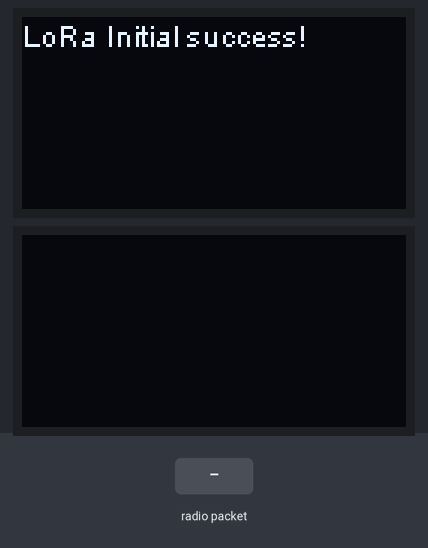
A sketch run on a simulated ESP32. Parts: 2 × 128×64 one-colour display. Inputs (shaded band) come from the test bench.

Above: at 1.5 s.
1.6 s: radio packet "1" arrives
At 2.2 s:
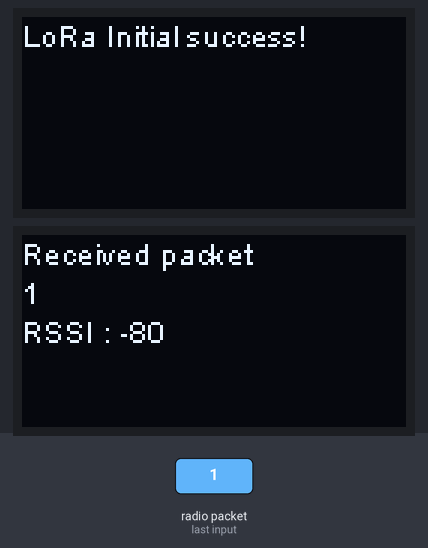
3.1 s: radio packet "0" arrives
At 4.3 s:
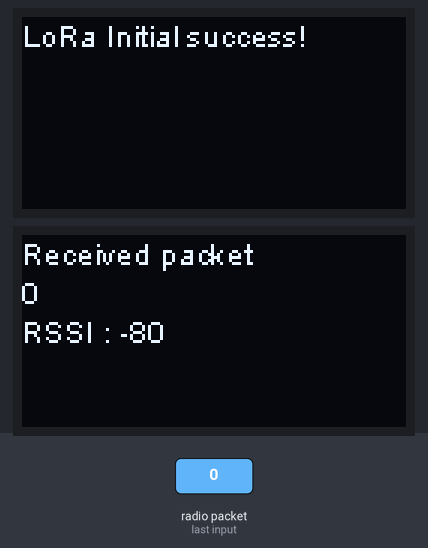
4.6 s: radio packet "2" arrives
Timing chart, 0 to 7.6 s (numbered marks = the images above; inputs shaded):
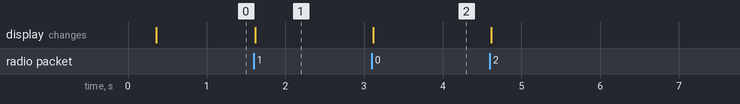

Measured:
- after the input at 1.6 s, the display: changes at once (image 1)
- after the input at 3.1 s, the display: changes at once (image 2)

The sketch:

LoRaReceiver_test.ino
```cpp
/*
  Check the new incoming messages, and print via serialin 115200 baud rate.

  by Aaron.Lee from HelTec AutoMation, ChengDu, China
  成都惠利特自动化科技有限公司
  www.heltec.cn

  this project also realess in GitHub:
  https://github.com/Heltec-Aaron-Lee/WiFi_Kit_series
*/

#include "heltec.h"
#include "oled.hpp"

#define BAND    868E6  //you can set band here directly,e.g. 433E6,915E6

HeltecOLED *oled;

void setup()
{
    Heltec.begin(true /*DisplayEnable Enable*/, true /*Heltec.LoRa Disable*/, true /*Serial Enable*/, true /*PABOOST Enable*/, BAND /*long BAND*/);
    oled = new HeltecOLED();
    oled -> init();
    oled -> flipScreenVertically();
    oled -> setFont(ArialMT_Plain_10);
}

void loop()
{
    char line[32];
    char *lp;

    // try to parse packet
    digitalWrite(25, HIGH);     // turn the LED on
    // this blocks until a packet is received
    int packetSize = LoRa.parsePacket();
    digitalWrite(25, LOW);      // turn the LED off
    if (packetSize)
    {
        oled -> clear();
        // received a packet
        // Serial.print("Received packet '");
        sprintf(line,"Received packet");
        oled -> drawString(0, 0, line);
        // read packet and copy into line
        lp = line;
        while (LoRa.available() and lp<line+32)
        {
            // Serial.print((char)LoRa.read());
            *lp++ = (char)LoRa.read();
        }
        *lp = '\0';
        oled -> drawString(0, 13, line);
        // print RSSI of packet
        // Serial.print("' with RSSI ");
        // Serial.println(LoRa.packetRssi());
        sprintf(line,"RSSI : %d", LoRa.packetRssi());
        oled -> drawString(0, 26, line);
        oled -> display();
    }
}
```

oled.hpp
```cpp
/*
 * Ulf Lehnert 9/2020
 * This is a wrapper for the Heltec OLED library.
 *
 *   - provides some convenience by fixing parameters as does heltec.h
 *   - provides some additional helper methods
 */

#include "heltec.h"

class HeltecOLED : public SSD1306Wire
{
  public :

    // default constructor just calls the Heltec constructor - no additional data
    HeltecOLED() : SSD1306Wire(0x3c, SDA_OLED, SCL_OLED, RST_OLED, GEOMETRY_128_64) {};

    // clear a rectangle on the display (e.g. one text line)
    void clearRect (int16_t x, int16_t y, int16_t width, int16_t height)
    {
        OLEDDISPLAY_COLOR old_color = getColor();
        setColor(BLACK);
        fillRect (x, y, width, height);
        setColor(old_color);
    }

    // get the pixel height of the current font
    uint8_t fontHeight()
    {
        return pgm_read_byte(fontData + HEIGHT_POS);
    }

    // clear one text line (i.e. before printing a new string)
    void clearLine(int16_t x, int16_t y)
    {
        clearRect(x,y,width(),fontHeight());
    }
};
```
